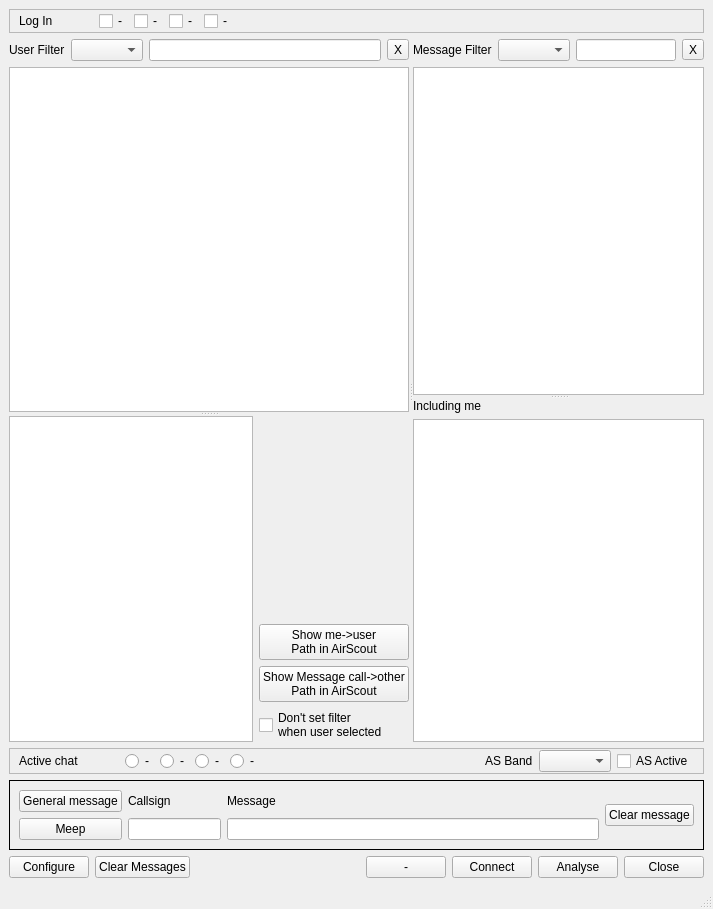
<?xml version="1.0" encoding="UTF-8"?>
<ui version="4.0">
 <class>KSTMainWindow</class>
 <widget class="QMainWindow" name="KSTMainWindow">
  <property name="geometry">
   <rect>
    <x>0</x>
    <y>0</y>
    <width>713</width>
    <height>909</height>
   </rect>
  </property>
  <property name="windowTitle">
   <string>Minos KST Client</string>
  </property>
  <widget class="QWidget" name="centralwidget">
   <layout class="QVBoxLayout" name="verticalLayout_8">
    <item>
     <widget class="QFrame" name="frame">
      <property name="toolTip">
       <string>Log in to these chats</string>
      </property>
      <property name="frameShape">
       <enum>QFrame::StyledPanel</enum>
      </property>
      <property name="frameShadow">
       <enum>QFrame::Raised</enum>
      </property>
      <layout class="QHBoxLayout" name="horizontalLayout_4">
       <property name="topMargin">
        <number>1</number>
       </property>
       <property name="bottomMargin">
        <number>1</number>
       </property>
       <item>
        <widget class="QLabel" name="label_6">
         <property name="text">
          <string>Log In</string>
         </property>
        </widget>
       </item>
       <item>
        <spacer name="horizontalSpacer_5">
         <property name="orientation">
          <enum>Qt::Horizontal</enum>
         </property>
         <property name="sizeType">
          <enum>QSizePolicy::Preferred</enum>
         </property>
         <property name="sizeHint" stdset="0">
          <size>
           <width>40</width>
           <height>20</height>
          </size>
         </property>
        </spacer>
       </item>
       <item>
        <widget class="QCheckBox" name="login1cb">
         <property name="text">
          <string>-</string>
         </property>
        </widget>
       </item>
       <item>
        <widget class="QCheckBox" name="login2cb">
         <property name="text">
          <string>-</string>
         </property>
        </widget>
       </item>
       <item>
        <widget class="QCheckBox" name="login3cb">
         <property name="text">
          <string>-</string>
         </property>
        </widget>
       </item>
       <item>
        <widget class="QCheckBox" name="login4cb">
         <property name="text">
          <string>-</string>
         </property>
        </widget>
       </item>
       <item>
        <spacer name="horizontalSpacer_2">
         <property name="orientation">
          <enum>Qt::Horizontal</enum>
         </property>
         <property name="sizeHint" stdset="0">
          <size>
           <width>40</width>
           <height>20</height>
          </size>
         </property>
        </spacer>
       </item>
      </layout>
     </widget>
    </item>
    <item>
     <widget class="MinosSplitter" name="kstSplitter">
      <property name="sizePolicy">
       <sizepolicy hsizetype="Expanding" vsizetype="MinimumExpanding">
        <horstretch>0</horstretch>
        <verstretch>0</verstretch>
       </sizepolicy>
      </property>
      <property name="orientation">
       <enum>Qt::Horizontal</enum>
      </property>
      <widget class="MinosSplitter" name="callSplitter">
       <property name="orientation">
        <enum>Qt::Vertical</enum>
       </property>
       <widget class="QWidget" name="layoutWidget1">
        <layout class="QVBoxLayout" name="verticalLayout">
         <item>
          <layout class="QHBoxLayout" name="horizontalLayout_2">
           <item>
            <widget class="QLabel" name="label">
             <property name="text">
              <string>User Filter</string>
             </property>
            </widget>
           </item>
           <item>
            <widget class="QComboBox" name="CSChatFilter">
             <property name="toolTip">
              <string>Only show users for this band</string>
             </property>
            </widget>
           </item>
           <item>
            <widget class="QLineEdit" name="CSFilter">
             <property name="toolTip">
              <string>Look for this string in users</string>
             </property>
             <property name="clearButtonEnabled">
              <bool>true</bool>
             </property>
            </widget>
           </item>
           <item>
            <widget class="QToolButton" name="clearUserFilter">
             <property name="toolTip">
              <string>Clear the user filters</string>
             </property>
             <property name="text">
              <string>X</string>
             </property>
            </widget>
           </item>
          </layout>
         </item>
         <item>
          <widget class="QTableView" name="CSTable">
           <property name="alternatingRowColors">
            <bool>true</bool>
           </property>
           <property name="selectionMode">
            <enum>QAbstractItemView::SingleSelection</enum>
           </property>
           <property name="selectionBehavior">
            <enum>QAbstractItemView::SelectRows</enum>
           </property>
           <property name="sortingEnabled">
            <bool>true</bool>
           </property>
          </widget>
         </item>
        </layout>
       </widget>
       <widget class="QFrame" name="planesFrame">
        <layout class="QHBoxLayout" name="horizontalLayout_8" stretch="3,1">
         <property name="leftMargin">
          <number>0</number>
         </property>
         <property name="topMargin">
          <number>0</number>
         </property>
         <property name="rightMargin">
          <number>0</number>
         </property>
         <property name="bottomMargin">
          <number>0</number>
         </property>
         <item>
          <widget class="QTableView" name="planesView"/>
         </item>
         <item>
          <layout class="QVBoxLayout" name="verticalLayout_7">
           <item>
            <widget class="QLabel" name="planeslabel">
             <property name="text">
              <string/>
             </property>
            </widget>
           </item>
           <item>
            <spacer name="verticalSpacer">
             <property name="orientation">
              <enum>Qt::Vertical</enum>
             </property>
             <property name="sizeHint" stdset="0">
              <size>
               <width>20</width>
               <height>40</height>
              </size>
             </property>
            </spacer>
           </item>
           <item>
            <widget class="QPushButton" name="showInAS">
             <property name="text">
              <string>Show me-&gt;user
Path in AirScout</string>
             </property>
            </widget>
           </item>
           <item>
            <widget class="QPushButton" name="showMPath">
             <property name="text">
              <string>Show Message call-&gt;other
Path in AirScout</string>
             </property>
            </widget>
           </item>
           <item>
            <widget class="QCheckBox" name="noSetCallcb">
             <property name="text">
              <string>Don't set filter
when user selected</string>
             </property>
            </widget>
           </item>
          </layout>
         </item>
        </layout>
       </widget>
      </widget>
      <widget class="MinosSplitter" name="msgSplitter">
       <property name="orientation">
        <enum>Qt::Vertical</enum>
       </property>
       <widget class="QWidget" name="layoutWidget2">
        <layout class="QVBoxLayout" name="verticalLayout_2">
         <item>
          <layout class="QHBoxLayout" name="horizontalLayout_3">
           <item>
            <widget class="QLabel" name="label_2">
             <property name="text">
              <string>Message Filter</string>
             </property>
            </widget>
           </item>
           <item>
            <widget class="QComboBox" name="messageChatFilter">
             <property name="toolTip">
              <string>Only show messages for this band</string>
             </property>
            </widget>
           </item>
           <item>
            <widget class="QLineEdit" name="messageFilter">
             <property name="toolTip">
              <string>Look for this string in messages</string>
             </property>
             <property name="clearButtonEnabled">
              <bool>true</bool>
             </property>
            </widget>
           </item>
           <item>
            <widget class="QToolButton" name="clearMessageFilter">
             <property name="toolTip">
              <string>Clear the message filters</string>
             </property>
             <property name="text">
              <string>X</string>
             </property>
            </widget>
           </item>
          </layout>
         </item>
         <item>
          <widget class="QTableView" name="messageTable">
           <property name="alternatingRowColors">
            <bool>true</bool>
           </property>
           <property name="selectionMode">
            <enum>QAbstractItemView::SingleSelection</enum>
           </property>
          </widget>
         </item>
        </layout>
       </widget>
       <widget class="QWidget" name="layoutWidget3">
        <layout class="QVBoxLayout" name="verticalLayout_4">
         <item>
          <widget class="QLabel" name="includeLabel">
           <property name="text">
            <string>Including me</string>
           </property>
          </widget>
         </item>
         <item>
          <widget class="QTableView" name="meepTable">
           <property name="alternatingRowColors">
            <bool>true</bool>
           </property>
           <property name="selectionMode">
            <enum>QAbstractItemView::SingleSelection</enum>
           </property>
          </widget>
         </item>
        </layout>
       </widget>
      </widget>
     </widget>
    </item>
    <item>
     <widget class="QFrame" name="frame_3">
      <property name="toolTip">
       <string>Chat to which messages will be sent</string>
      </property>
      <property name="frameShape">
       <enum>QFrame::StyledPanel</enum>
      </property>
      <property name="frameShadow">
       <enum>QFrame::Raised</enum>
      </property>
      <layout class="QHBoxLayout" name="horizontalLayout_7">
       <property name="topMargin">
        <number>1</number>
       </property>
       <property name="bottomMargin">
        <number>1</number>
       </property>
       <item>
        <widget class="QLabel" name="label_8">
         <property name="text">
          <string>Active chat</string>
         </property>
        </widget>
       </item>
       <item>
        <spacer name="horizontalSpacer_7">
         <property name="orientation">
          <enum>Qt::Horizontal</enum>
         </property>
         <property name="sizeType">
          <enum>QSizePolicy::Preferred</enum>
         </property>
         <property name="sizeHint" stdset="0">
          <size>
           <width>40</width>
           <height>20</height>
          </size>
         </property>
        </spacer>
       </item>
       <item>
        <widget class="QRadioButton" name="active1rb">
         <property name="text">
          <string>-</string>
         </property>
         <attribute name="buttonGroup">
          <string notr="true">activeChatGroup</string>
         </attribute>
        </widget>
       </item>
       <item>
        <widget class="QRadioButton" name="active2rb">
         <property name="text">
          <string>-</string>
         </property>
         <attribute name="buttonGroup">
          <string notr="true">activeChatGroup</string>
         </attribute>
        </widget>
       </item>
       <item>
        <widget class="QRadioButton" name="active3rb">
         <property name="text">
          <string>-</string>
         </property>
         <attribute name="buttonGroup">
          <string notr="true">activeChatGroup</string>
         </attribute>
        </widget>
       </item>
       <item>
        <widget class="QRadioButton" name="active4rb">
         <property name="text">
          <string>-</string>
         </property>
         <attribute name="buttonGroup">
          <string notr="true">activeChatGroup</string>
         </attribute>
        </widget>
       </item>
       <item>
        <spacer name="horizontalSpacer_4">
         <property name="orientation">
          <enum>Qt::Horizontal</enum>
         </property>
         <property name="sizeHint" stdset="0">
          <size>
           <width>40</width>
           <height>20</height>
          </size>
         </property>
        </spacer>
       </item>
       <item>
        <widget class="QLabel" name="label_3">
         <property name="text">
          <string>AS Band</string>
         </property>
        </widget>
       </item>
       <item>
        <widget class="QComboBox" name="asBandCombo"/>
       </item>
       <item>
        <widget class="QCheckBox" name="ASActivecb">
         <property name="text">
          <string>AS Active</string>
         </property>
        </widget>
       </item>
      </layout>
     </widget>
    </item>
    <item>
     <widget class="QFrame" name="messageFrame">
      <property name="frameShape">
       <enum>QFrame::Box</enum>
      </property>
      <layout class="QHBoxLayout" name="horizontalLayout_6" stretch="1,1,4,0">
       <item>
        <layout class="QVBoxLayout" name="verticalLayout_3">
         <item>
          <widget class="QPushButton" name="genmsgButton">
           <property name="text">
            <string>General message</string>
           </property>
          </widget>
         </item>
         <item>
          <widget class="QPushButton" name="meepButton">
           <property name="text">
            <string>Meep</string>
           </property>
          </widget>
         </item>
        </layout>
       </item>
       <item>
        <layout class="QVBoxLayout" name="verticalLayout_5">
         <item>
          <widget class="QLabel" name="label_5">
           <property name="text">
            <string>Callsign</string>
           </property>
          </widget>
         </item>
         <item>
          <widget class="QLineEdit" name="callEdit">
           <property name="clearButtonEnabled">
            <bool>true</bool>
           </property>
          </widget>
         </item>
        </layout>
       </item>
       <item>
        <layout class="QVBoxLayout" name="verticalLayout_6">
         <item>
          <widget class="QLabel" name="label_4">
           <property name="text">
            <string>Message</string>
           </property>
          </widget>
         </item>
         <item>
          <widget class="QLineEdit" name="msgEdit">
           <property name="clearButtonEnabled">
            <bool>true</bool>
           </property>
          </widget>
         </item>
        </layout>
       </item>
       <item>
        <widget class="QPushButton" name="clearMessageButton">
         <property name="text">
          <string>Clear message</string>
         </property>
        </widget>
       </item>
      </layout>
     </widget>
    </item>
    <item>
     <layout class="QHBoxLayout" name="horizontalLayout">
      <item>
       <widget class="QPushButton" name="configureButton">
        <property name="text">
         <string>Configure</string>
        </property>
       </widget>
      </item>
      <item>
       <widget class="QPushButton" name="clearButton">
        <property name="text">
         <string>Clear Messages</string>
        </property>
       </widget>
      </item>
      <item>
       <spacer name="horizontalSpacer">
        <property name="orientation">
         <enum>Qt::Horizontal</enum>
        </property>
        <property name="sizeHint" stdset="0">
         <size>
          <width>40</width>
          <height>20</height>
         </size>
        </property>
       </spacer>
      </item>
      <item>
       <widget class="QPushButton" name="awayButton">
        <property name="text">
         <string>-</string>
        </property>
       </widget>
      </item>
      <item>
       <widget class="QPushButton" name="connectButton">
        <property name="text">
         <string>Connect</string>
        </property>
       </widget>
      </item>
      <item>
       <widget class="QPushButton" name="analyseButton">
        <property name="text">
         <string>Analyse</string>
        </property>
       </widget>
      </item>
      <item>
       <widget class="QPushButton" name="closeButton">
        <property name="text">
         <string>Close</string>
        </property>
       </widget>
      </item>
     </layout>
    </item>
   </layout>
  </widget>
  <widget class="QMenuBar" name="menubar">
   <property name="geometry">
    <rect>
     <x>0</x>
     <y>0</y>
     <width>713</width>
     <height>21</height>
    </rect>
   </property>
  </widget>
  <widget class="QStatusBar" name="statusbar"/>
  <action name="actionConfigure">
   <property name="text">
    <string>Configure</string>
   </property>
  </action>
 </widget>
 <customwidgets>
  <customwidget>
   <class>MinosSplitter</class>
   <extends>QSplitter</extends>
   <header>minossplitter.h</header>
   <container>1</container>
  </customwidget>
 </customwidgets>
 <resources/>
 <connections/>
 <buttongroups>
  <buttongroup name="activeChatGroup"/>
 </buttongroups>
</ui>
